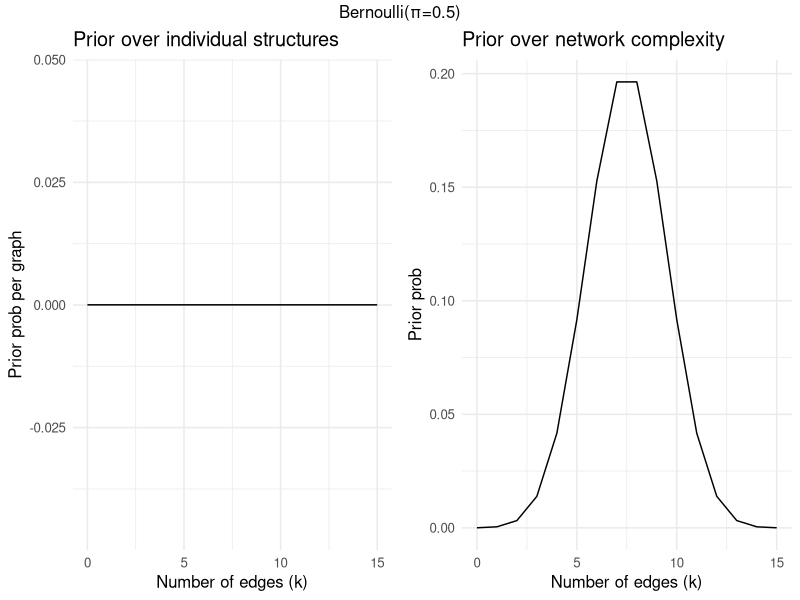
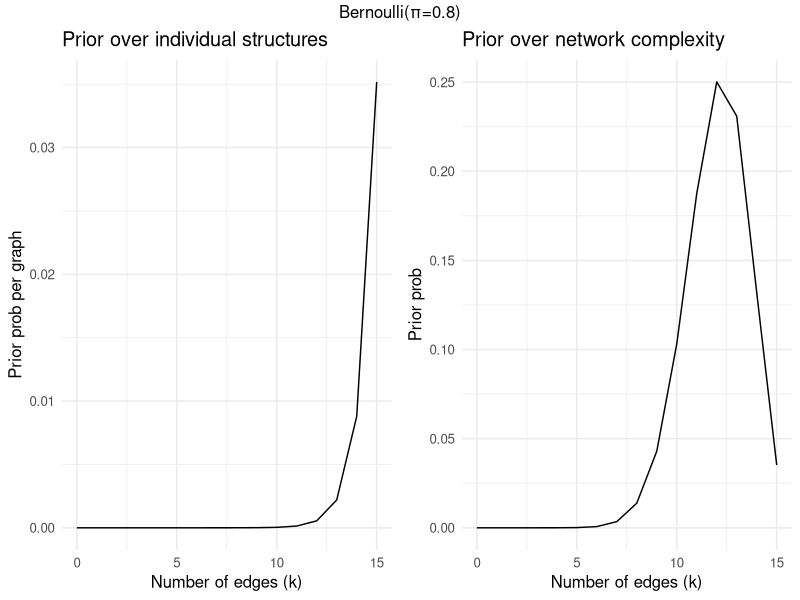
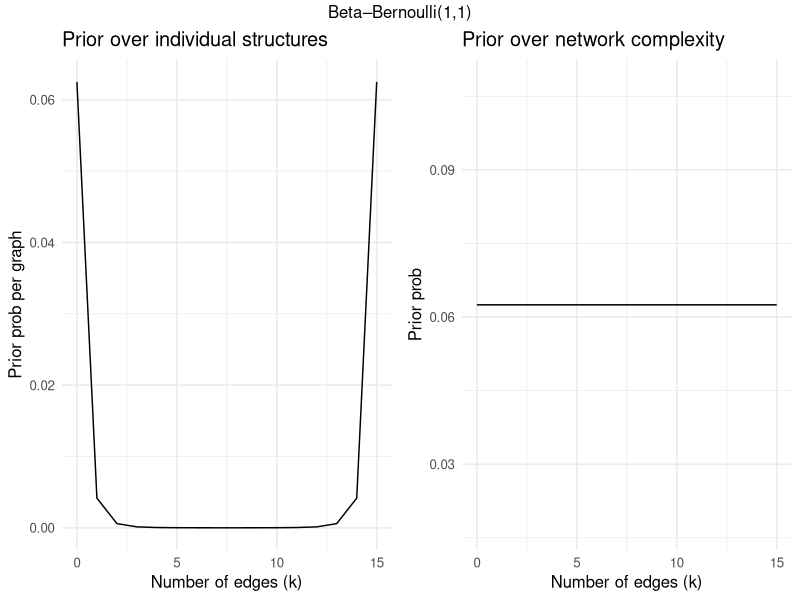
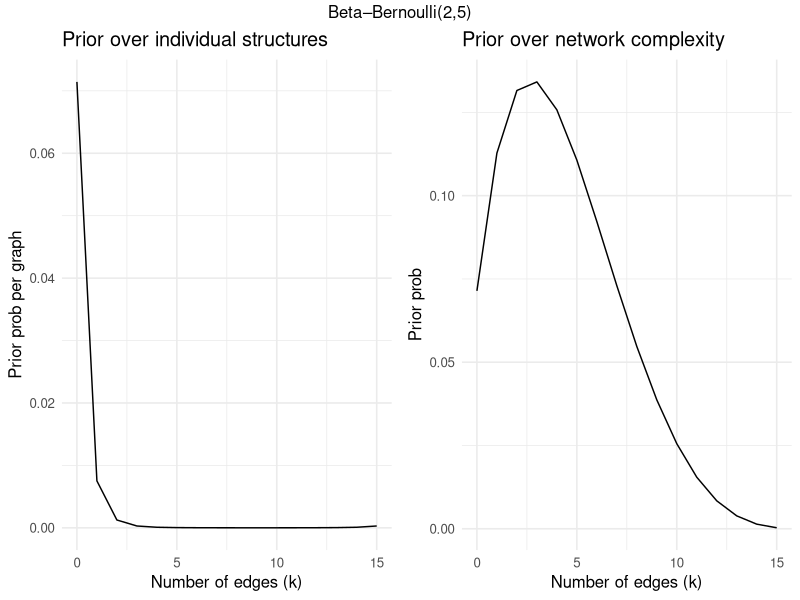

These charts were generated, in order, by the following R code:
## ---- chunk 1
knitr::opts_chunk$set(echo = TRUE)
## ---- chunk 2
library(ggplot2)
library(gridExtra)

# Prior over complexity
pmf_binom <- function(m, pi) {
  k <- 0:m
  prob <- dbinom(k, size = m, prob = pi)
  data.frame(k, prob)
}

pmf_betabinom <- function(m, a, b) {
  k <- 0:m
  prob <- exp(lchoose(m, k) + lbeta(k + a, m - k + b) - lbeta(a, b))
  data.frame(k, prob)
}

plot_prior <- function(p = 6, model = "bernoulli", pi = 0.5, a = 1, b = 1) {
  m <- p * (p - 1) / 2
  k <- 0:m
  
  if (model == "bernoulli") {
    prob_k <- dbinom(k, size = m, prob = pi)
    label <- paste0("Bernoulli(π=", pi, ")")
  } else {
    prob_k <- exp(lchoose(m, k) + lbeta(k + a, m - k + b) - lbeta(a, b))
    label <- paste0("Beta–Bernoulli(", a, ",", b, ")")
  }
  
  # Left: probability per structure = prob_k / choose(m,k)
  df_struct <- data.frame(k, prob = prob_k / choose(m, k))
  
  g1 <- ggplot(df_struct, aes(x = k, y = prob)) +
    geom_line() +
    labs(x = "Number of edges (k)", y = "Prior prob per graph",
         title = "Prior over individual structures") +
    theme_minimal(base_size = 12)
  
  # Right: probability over complexity = prob_k
  df_complexity <- data.frame(k, prob = prob_k)
  
  g2 <- ggplot(df_complexity, aes(x = k, y = prob)) +
    geom_line() +
    labs(x = "Number of edges (k)", y = "Prior prob",
         title = "Prior over network complexity") +
    theme_minimal(base_size = 12)
  
  grid.arrange(g1, g2, ncol = 2, top = label)
}
## ---- chunk 3
# Example: Bernoulli(0.5)
plot_prior(p = 6, model = "bernoulli", pi = 0.5)
plot_prior(p = 6, model = "bernoulli", pi = 0.8)
## ---- chunk 4
# Example: Beta–Bernoulli(5,5)
plot_prior(p = 6, model = "beta", a = 1, b = 1)
plot_prior(p = 6, model = "beta", a = 2, b = 5)
